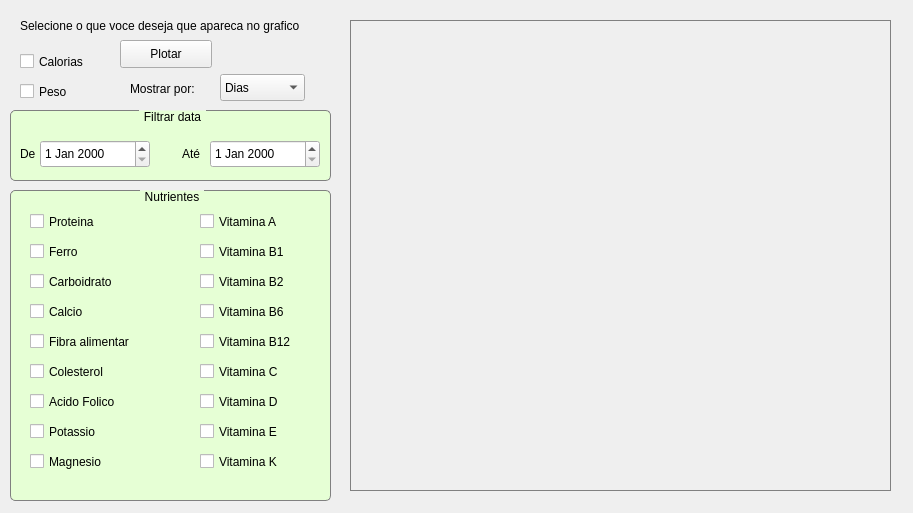
<?xml version="1.0" encoding="UTF-8"?>
<ui version="4.0">
 <class>JanelaEstatisticas</class>
 <widget class="QWidget" name="JanelaEstatisticas">
  <property name="geometry">
   <rect>
    <x>0</x>
    <y>0</y>
    <width>913</width>
    <height>513</height>
   </rect>
  </property>
  <property name="windowTitle">
   <string>Form</string>
  </property>
  <widget class="QWidget" name="grafico" native="true">
   <property name="geometry">
    <rect>
     <x>350</x>
     <y>20</y>
     <width>541</width>
     <height>471</height>
    </rect>
   </property>
   <property name="styleSheet">
    <string notr="true">border:1px solid gray;</string>
   </property>
  </widget>
  <widget class="QCheckBox" name="cbCalorias">
   <property name="geometry">
    <rect>
     <x>20</x>
     <y>50</y>
     <width>93</width>
     <height>23</height>
    </rect>
   </property>
   <property name="text">
    <string>Calorias</string>
   </property>
  </widget>
  <widget class="QCheckBox" name="cbPeso">
   <property name="geometry">
    <rect>
     <x>20</x>
     <y>80</y>
     <width>93</width>
     <height>23</height>
    </rect>
   </property>
   <property name="text">
    <string>Peso</string>
   </property>
  </widget>
  <widget class="QGroupBox" name="groupBox">
   <property name="geometry">
    <rect>
     <x>10</x>
     <y>190</y>
     <width>321</width>
     <height>311</height>
    </rect>
   </property>
   <property name="styleSheet">
    <string notr="true">QGroupBox {
    
     border: 1px solid gray;
     border-radius: 5px;
     margin-top: 1ex; /* leave space at the top for the title */
	background-color: rgb(230, 255, 213);
 }

 QGroupBox::title {
     subcontrol-origin: margin;
     subcontrol-position: top center; /* position at the top center */
     padding: 0 3px;
     background-color: qlineargradient(x1: 0, y1: 0, x2: 0, y2: 1,
                                       stop: 0 #FFOECE, stop: 1 #FFFFFF);
 }</string>
   </property>
   <property name="title">
    <string>Nutrientes</string>
   </property>
   <widget class="QCheckBox" name="cbProteina">
    <property name="geometry">
     <rect>
      <x>20</x>
      <y>20</y>
      <width>93</width>
      <height>23</height>
     </rect>
    </property>
    <property name="text">
     <string>Proteina</string>
    </property>
   </widget>
   <widget class="QCheckBox" name="cbFerro">
    <property name="geometry">
     <rect>
      <x>20</x>
      <y>50</y>
      <width>93</width>
      <height>23</height>
     </rect>
    </property>
    <property name="text">
     <string>Ferro</string>
    </property>
   </widget>
   <widget class="QCheckBox" name="cbCarboidrato">
    <property name="geometry">
     <rect>
      <x>20</x>
      <y>80</y>
      <width>111</width>
      <height>23</height>
     </rect>
    </property>
    <property name="text">
     <string>Carboidrato</string>
    </property>
   </widget>
   <widget class="QCheckBox" name="cbCalcio">
    <property name="geometry">
     <rect>
      <x>20</x>
      <y>110</y>
      <width>93</width>
      <height>23</height>
     </rect>
    </property>
    <property name="text">
     <string>Calcio</string>
    </property>
   </widget>
   <widget class="QCheckBox" name="cbFibraAlimentar">
    <property name="geometry">
     <rect>
      <x>20</x>
      <y>140</y>
      <width>131</width>
      <height>23</height>
     </rect>
    </property>
    <property name="text">
     <string>Fibra alimentar</string>
    </property>
   </widget>
   <widget class="QCheckBox" name="cbColesterol">
    <property name="geometry">
     <rect>
      <x>20</x>
      <y>170</y>
      <width>93</width>
      <height>23</height>
     </rect>
    </property>
    <property name="text">
     <string>Colesterol</string>
    </property>
   </widget>
   <widget class="QCheckBox" name="cbVitaminaA">
    <property name="geometry">
     <rect>
      <x>190</x>
      <y>20</y>
      <width>101</width>
      <height>23</height>
     </rect>
    </property>
    <property name="text">
     <string>Vitamina A</string>
    </property>
   </widget>
   <widget class="QCheckBox" name="cbVitaminaB1">
    <property name="geometry">
     <rect>
      <x>190</x>
      <y>50</y>
      <width>111</width>
      <height>23</height>
     </rect>
    </property>
    <property name="text">
     <string>Vitamina B1</string>
    </property>
   </widget>
   <widget class="QCheckBox" name="cbVitaminaB2">
    <property name="geometry">
     <rect>
      <x>190</x>
      <y>80</y>
      <width>111</width>
      <height>23</height>
     </rect>
    </property>
    <property name="text">
     <string>Vitamina B2</string>
    </property>
   </widget>
   <widget class="QCheckBox" name="cbVitaminaB6">
    <property name="geometry">
     <rect>
      <x>190</x>
      <y>110</y>
      <width>111</width>
      <height>23</height>
     </rect>
    </property>
    <property name="text">
     <string>Vitamina B6</string>
    </property>
   </widget>
   <widget class="QCheckBox" name="cbVitaminaB12">
    <property name="geometry">
     <rect>
      <x>190</x>
      <y>140</y>
      <width>111</width>
      <height>23</height>
     </rect>
    </property>
    <property name="text">
     <string>Vitamina B12</string>
    </property>
   </widget>
   <widget class="QCheckBox" name="cbVitaminaC">
    <property name="geometry">
     <rect>
      <x>190</x>
      <y>170</y>
      <width>101</width>
      <height>23</height>
     </rect>
    </property>
    <property name="text">
     <string>Vitamina C</string>
    </property>
   </widget>
   <widget class="QCheckBox" name="cbAcidoFolico">
    <property name="geometry">
     <rect>
      <x>20</x>
      <y>200</y>
      <width>101</width>
      <height>23</height>
     </rect>
    </property>
    <property name="text">
     <string>Acido Folico</string>
    </property>
   </widget>
   <widget class="QCheckBox" name="cbPotassio">
    <property name="geometry">
     <rect>
      <x>20</x>
      <y>230</y>
      <width>93</width>
      <height>23</height>
     </rect>
    </property>
    <property name="text">
     <string>Potassio</string>
    </property>
   </widget>
   <widget class="QCheckBox" name="cbMagnesio">
    <property name="geometry">
     <rect>
      <x>20</x>
      <y>260</y>
      <width>93</width>
      <height>23</height>
     </rect>
    </property>
    <property name="text">
     <string>Magnesio</string>
    </property>
   </widget>
   <widget class="QCheckBox" name="cbVitaminaD">
    <property name="geometry">
     <rect>
      <x>190</x>
      <y>200</y>
      <width>101</width>
      <height>23</height>
     </rect>
    </property>
    <property name="text">
     <string>Vitamina D</string>
    </property>
   </widget>
   <widget class="QCheckBox" name="cbVitaminaE">
    <property name="geometry">
     <rect>
      <x>190</x>
      <y>230</y>
      <width>101</width>
      <height>23</height>
     </rect>
    </property>
    <property name="text">
     <string>Vitamina E</string>
    </property>
   </widget>
   <widget class="QCheckBox" name="cbVitaminaK">
    <property name="geometry">
     <rect>
      <x>190</x>
      <y>260</y>
      <width>101</width>
      <height>23</height>
     </rect>
    </property>
    <property name="text">
     <string>Vitamina K</string>
    </property>
   </widget>
  </widget>
  <widget class="QComboBox" name="cbFormato">
   <property name="geometry">
    <rect>
     <x>220</x>
     <y>74</y>
     <width>85</width>
     <height>27</height>
    </rect>
   </property>
   <item>
    <property name="text">
     <string>Dias</string>
    </property>
   </item>
   <item>
    <property name="text">
     <string>Semanas</string>
    </property>
   </item>
   <item>
    <property name="text">
     <string>Meses</string>
    </property>
   </item>
   <item>
    <property name="text">
     <string>Anos</string>
    </property>
   </item>
  </widget>
  <widget class="QLabel" name="label">
   <property name="geometry">
    <rect>
     <x>130</x>
     <y>80</y>
     <width>81</width>
     <height>18</height>
    </rect>
   </property>
   <property name="text">
    <string>Mostrar por:</string>
   </property>
  </widget>
  <widget class="QGroupBox" name="groupBox_2">
   <property name="geometry">
    <rect>
     <x>10</x>
     <y>110</y>
     <width>321</width>
     <height>71</height>
    </rect>
   </property>
   <property name="styleSheet">
    <string notr="true">QGroupBox {
    
	background-color: rgb(230, 255, 213);
     border: 1px solid gray;
     border-radius: 5px;
     margin-top: 1ex; /* leave space at the top for the title */
 }

 QGroupBox::title {
     subcontrol-origin: margin;
     subcontrol-position: top center; /* position at the top center */
     padding: 0 3px;
     background-color: qlineargradient(x1: 0, y1: 0, x2: 0, y2: 1,
                                       stop: 0 #FFOECE, stop: 1 #FFFFFF);
 }</string>
   </property>
   <property name="title">
    <string>Filtrar data</string>
   </property>
   <widget class="QDateEdit" name="deDe">
    <property name="geometry">
     <rect>
      <x>30</x>
      <y>30</y>
      <width>110</width>
      <height>28</height>
     </rect>
    </property>
   </widget>
   <widget class="QDateEdit" name="deAte">
    <property name="geometry">
     <rect>
      <x>200</x>
      <y>30</y>
      <width>110</width>
      <height>28</height>
     </rect>
    </property>
   </widget>
   <widget class="QLabel" name="label_2">
    <property name="geometry">
     <rect>
      <x>10</x>
      <y>35</y>
      <width>21</width>
      <height>18</height>
     </rect>
    </property>
    <property name="text">
     <string>De</string>
    </property>
   </widget>
   <widget class="QLabel" name="label_3">
    <property name="geometry">
     <rect>
      <x>172</x>
      <y>35</y>
      <width>21</width>
      <height>18</height>
     </rect>
    </property>
    <property name="text">
     <string>Até</string>
    </property>
   </widget>
  </widget>
  <widget class="QLabel" name="label_5">
   <property name="geometry">
    <rect>
     <x>20</x>
     <y>10</y>
     <width>291</width>
     <height>31</height>
    </rect>
   </property>
   <property name="text">
    <string>Selecione o que voce deseja que apareca no grafico</string>
   </property>
   <property name="wordWrap">
    <bool>true</bool>
   </property>
  </widget>
  <widget class="QPushButton" name="btPlotar">
   <property name="geometry">
    <rect>
     <x>120</x>
     <y>40</y>
     <width>92</width>
     <height>28</height>
    </rect>
   </property>
   <property name="text">
    <string>Plotar</string>
   </property>
  </widget>
 </widget>
 <resources/>
 <connections>
  <connection>
   <sender>btPlotar</sender>
   <signal>clicked()</signal>
   <receiver>JanelaEstatisticas</receiver>
   <slot>plotar()</slot>
   <hints>
    <hint type="sourcelabel">
     <x>192</x>
     <y>51</y>
    </hint>
    <hint type="destinationlabel">
     <x>293</x>
     <y>43</y>
    </hint>
   </hints>
  </connection>
 </connections>
 <slots>
  <slot>plotar()</slot>
 </slots>
</ui>
